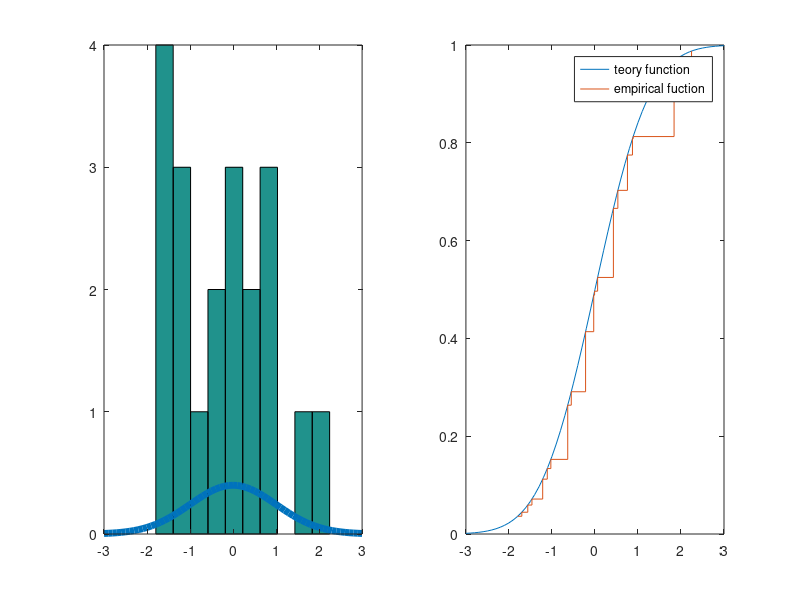

Reproduce this figure in MATLAB.
val = normrnd(0,1, 20, 1);

%построение первого графического окна
subplot(1, 2, 1);
hist(val);
x = -3:0.1:3;
hold on;
plot(x, normpdf(x,0,1), 'LineWidth', 5);
subplot(1 ,2 ,1);

%построение второго графического окна
subplot(1, 2, 2);
plot(x, normcdf(x , 0, 1));
hold on
val = sort(val);
stairs(val, normcdf(val, 0, 1));
legend('teory function', 'empirical fuction')